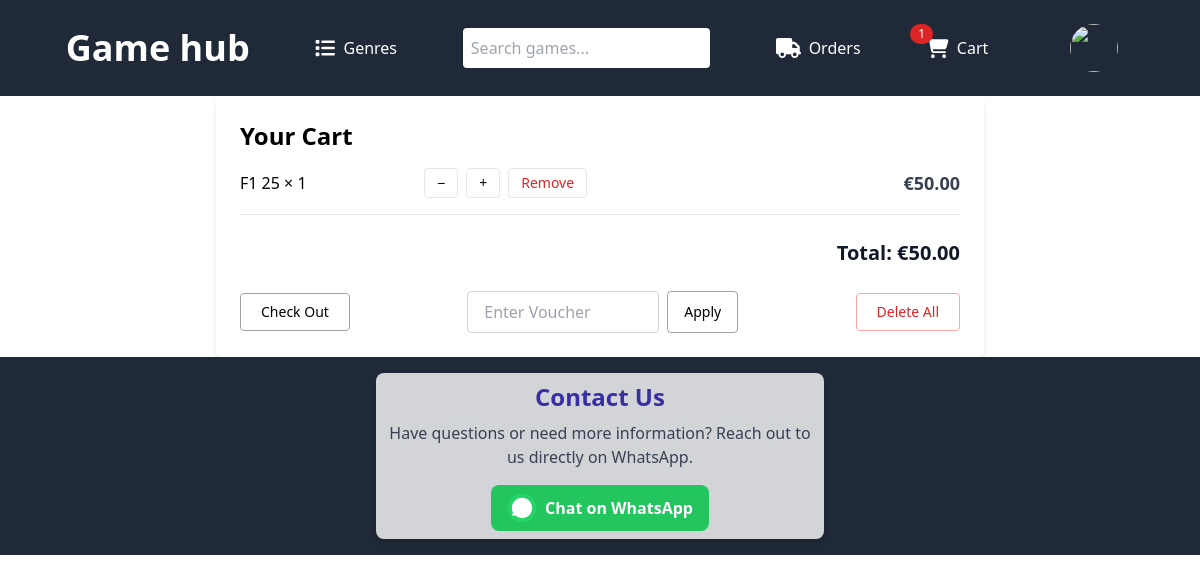
Page /cart/ (signed in) on the earlier database version.
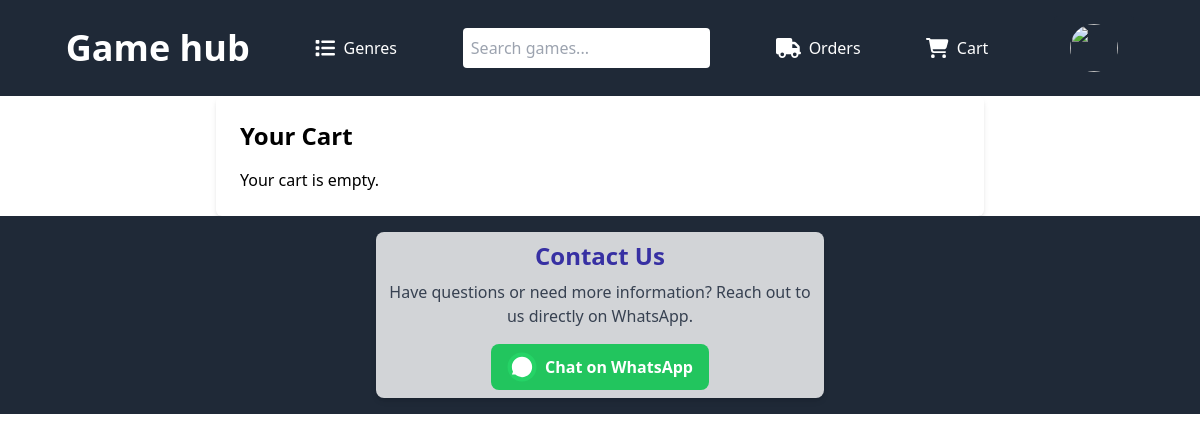
Same page on the later database version.
### game/models.py (models this page shows, shortened)
class CartItem(models.Model):
    game = models.ForeignKey(Game, on_delete=models.CASCADE)
    quantity = models.PositiveIntegerField(default=1)
    user = models.ForeignKey(settings.AUTH_USER_MODEL, on_delete=models.CASCADE)
    voucher_discount = models.DecimalField(max_digits=10, decimal_places=2,null = True)
    voucher_used = models.ForeignKey(Voucher,null=True,on_delete=models.CASCADE)
    def total_price(self):
        unit_price = self.game.discounted_price()
        if self.voucher_discount:
            unit_price *= (1 - self.voucher_discount / 100)
        return unit_price * self.quantity

class Game(models.Model):
    title = models.CharField(max_length=50)
    description = models.TextField()
    genres = models.ManyToManyField(Game_Genre, related_name= 'GENRE_CHOICES')
    release_date = models.DateField()
    image = models.ImageField(upload_to='games_images', blank=True, null=True, help_text="Upload an image file")
    image_url = models.URLField(blank=True, null=True, help_text="Or provide an image URL")
    price = models.DecimalField(max_digits=10, decimal_places=2)
    console = models.CharField(max_length=50, choices=Console_CHOICES)
    trailer = models.URLField(default='', blank=True)
    min_age = models.IntegerField(
        choices=MIN_AGE_CHOICES,
        default=0
    )
    discount = models.DecimalField(
        max_digits=4, decimal_places=2,
        default=0.0, blank=True
    )
    min_cpu = models.CharField(max_length=100, default="N/A", blank=True, verbose_name="Minimum CPU")
    min_gpu = models.CharField(max_length=100, default="N/A", blank=True, verbose_name="Minimum GPU")
    min_ram = models.CharField(max_length=20, default="N/A", blank=True, verbose_name="Minimum RAM")
    min_storage = models.CharField(max_length=20, default="N/A", blank=True, verbose_name="Minimum Storage")
    rec_cpu = models.CharField(max_length=100, default="N/A", blank=True, verbose_name="Recommended CPU")
    rec_gpu = models.CharField(max_length=100, default="N/A", blank=True, verbose_name="Recommended GPU")
    rec_ram = models.CharField(max_length=20, default="N/A", blank=True, verbose_name="Recommended RAM")
    rec_storage = models.CharField(max_length=20, default="N/A", blank=True, verbose_name="Recommended Storage")
    def discounted_price(self):
        if self.discount > 0:
            price = (self.price * (1 - self.discount / 100))
        else:
            price = self.price
        return price

### game/views.py (the view)
# urls.py: path('cart/', views.view_cart, name='view_cart'),
def view_cart(request):
    genres = Game_Genre.objects.all()
    if not request.user.is_authenticated:
        return render(request, 'cart.html',{"genres": genres})
    cart_items = CartItem.objects.filter(user=request.user)
    total = sum(item.total_price() for item in cart_items)
    total_items = sum(item.quantity for item in cart_items)
    genres = Game_Genre.objects.all()
    coupon_applied = next((item.voucher_used for item in cart_items if item.voucher_used), None)
    context = {
        'cart_items': cart_items,
        'total': total,
        'items': total_items,
        'coupon_applied': coupon_applied,
        'genres': genres,
    }
    return render(request, 'cart.html', context)

### game/models.py (called while the page is built)
    def __str__(self):
        return self.genre

### game/templates/cart.html (shortened to what this page needs)
{% extends "base.html" %}
{% block content %}
  {% if not user.is_authenticated %}
    <div class="bg-yellow-100 text-yellow-800 border border-yellow-300 p-4 rounded mb-6">
      You need to <a href="{% url 'login' %}" class="underline text-blue-600">log in</a> to add or view items in your cart.
    </div>
  {% else %}
    <div class="max-w-3xl mx-auto p-6 bg-white shadow-md rounded-md">
      <h1 class="text-2xl font-bold mb-4">Your Cart</h1>
      {% if cart_items %}
      {% with total_before=0 %}
      <ul class="space-y-4">
        {% for item in cart_items %}
          {% widthratio item.game.discounted_price 1 item.quantity as before_total %}
          {% with total_before=total_before|add:before_total %}
          <li class="grid grid-cols-4 items-center gap-4 border-b pb-4">
            <div class="col-span-1 font-medium">
              {{ item.game.title }} × {{ item.quantity }} <br>
            </div>
            <div class="col-span-2 flex gap-2">
              <form method="post" action="{% url 'decrease_quantity' item.pk %}">
                <button type="submit" class="text-sm px-3 py-1 border rounded hover:bg-gray-200">−</button>
              </form>
              <form method="post" action="{% url 'increase_quantity' item.pk %}">
                <button type="submit" class="text-sm px-3 py-1 border rounded hover:bg-gray-200">+</button>
              </form>
              <form method="post" action="{% url 'remove_from_cart' item.pk %}">
                <button type="submit" class="text-sm px-3 py-1 border text-red-600 rounded hover:bg-red-100">Remove</button>
              </form>
            </div>
            <div class="text-right font-semibold text-gray-700 text-lg">
              €{{ item.total_price|floatformat:2 }}
            </div>
          </li>
          {% endwith %}
        {% endfor %}
      </ul>
      <div class="flex justify-end mt-6 space-x-4 items-baseline">
        <p class="text-xl font-bold text-gray-900">
          Total: €{{ total|floatformat:2 }}
        </p>
      </div>
      {% endwith %}
      <div class="flex flex-col md:flex-row justify-between items-start md:items-center gap-4 mt-6">
        <a href="{% url 'checkout_form' %}">
          <button class="text-sm px-5 py-2 border border-gray-400 rounded hover:bg-gray-100">
            Check Out
          </button>
        </a>
        <div class="flex flex-col sm:flex-row items-center gap-2">
          <form method="post" action="{% url 'apply-voucher' %}" class="flex gap-2">
            <input
              type="text"
              name="coupon"
              id="voucherInput"
              placeholder="{{ coupon_applied|default:'Enter Voucher' }}"
              class="rounded border border-gray-300 px-4 py-2 focus:outline-none focus:ring-2 focus:ring-blue-500 w-48"
            >
            {% if not coupon_applied %}
            <button
              type="submit"
              id="applyVoucherBtn"
              class="text-sm px-4 py-2 border border-gray-400 rounded hover:bg-gray-100"
              name="apply"
            >
              Apply
            </button>
            {% endif %}
          </form>
        </div>
        <form method="post" action="{% url 'delete_all_cart_items' %}">
          <button type="submit" class="text-sm px-5 py-2 border border-red-300 text-red-600 rounded hover:bg-red-100">
            Delete All
          </button>
        </form>
      </div>
      {% else %}
      <p>Your cart is empty.</p>
      {% endif %}
    </div>
  {% endif %}
{% endblock %}

Differences in the rows shown:
removed CartItem: game "F1 25", quantity "1", total_price "50.00"
Other differences:
{{ items }}: "1" → (not shown)
{{ total|floatformat:2 }}: "50.00" → (not shown)
form field coupon: "Enter Voucher" → (not shown)
text no longer shown: "Total: € Check Out Apply Delete All"
text now shown: "Your cart is empty."
